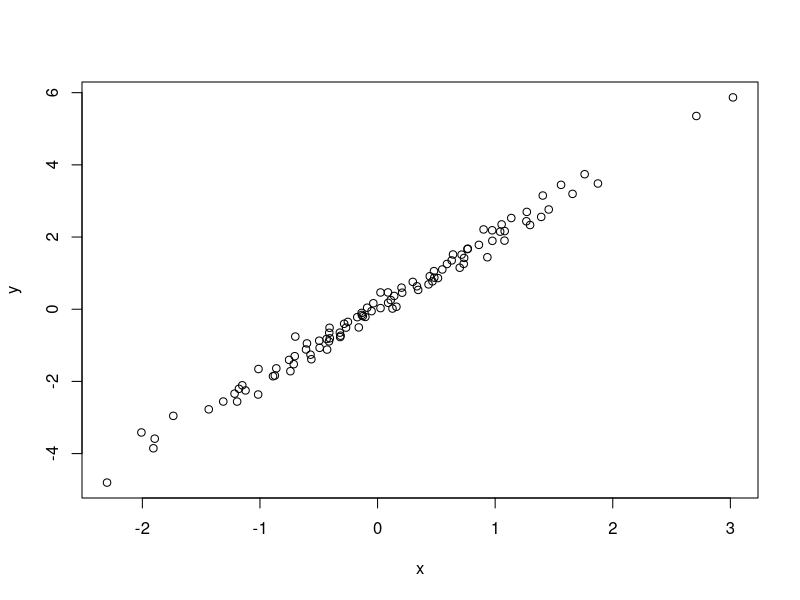

The R source for this figure:
# Simulate and plot data
# Robin Bradley
# robinbradley210@gmail.com
# Date created: 14 Nov 2023

#simulate predictor variable
x <- rnorm(n=100)

#Simulate response variable with some noise
y <- 2*x + rnorm(n=100, sd = 0.2)

#Make plots
plot(x = x, y=y)
